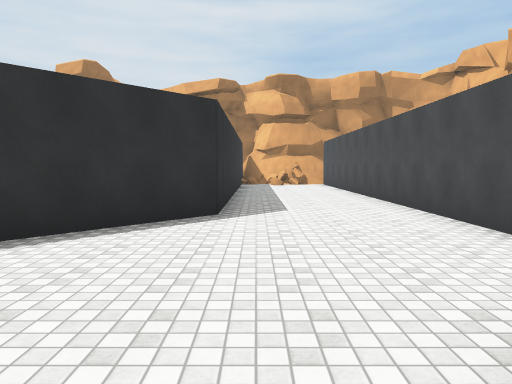
View 1 (above)

17 first-person views from a walk through a Unity game level. The camera is 1.5 m above the floor, tilts 4° down and sees 70° across. The floor is counted in squares, 2 m on a side. Each view is taken from the middle of a square. On the plan, view 1 faces up. The plan holds only what a view shows up to about 11 squares ahead; the rest is blank. The place goes on beyond the plan. The player character is not drawn. Surface patterns are stand-ins for the level's own textures.

View 2
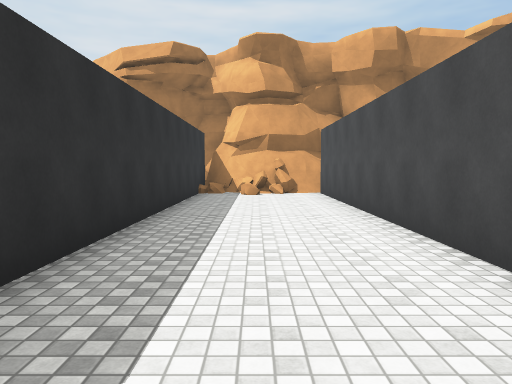

View 3
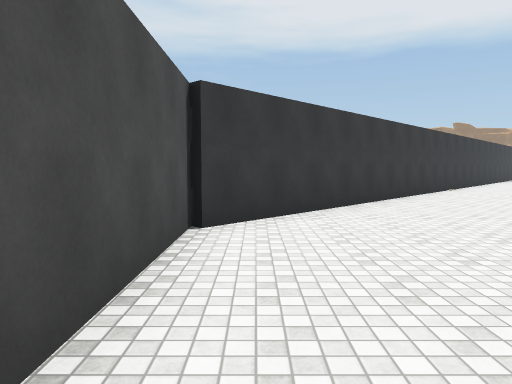

View 4
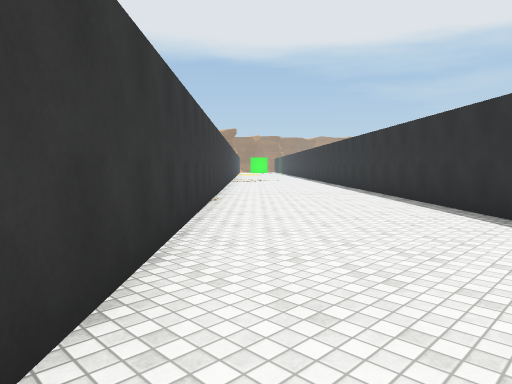

View 5
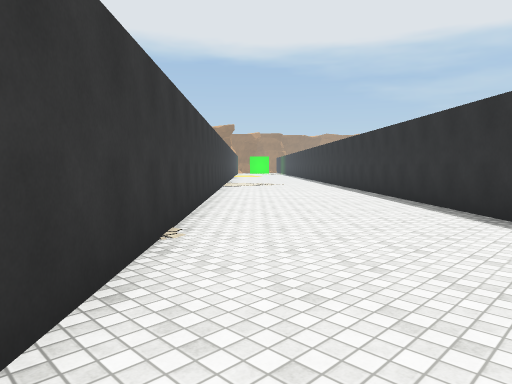

View 6
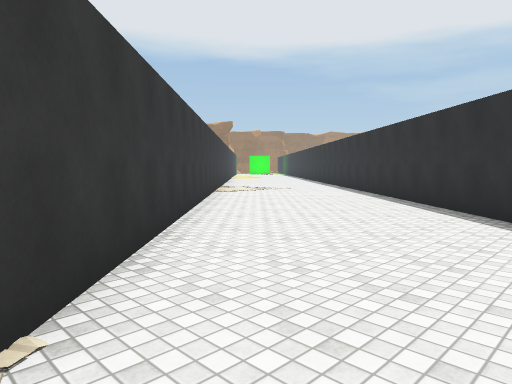

View 7
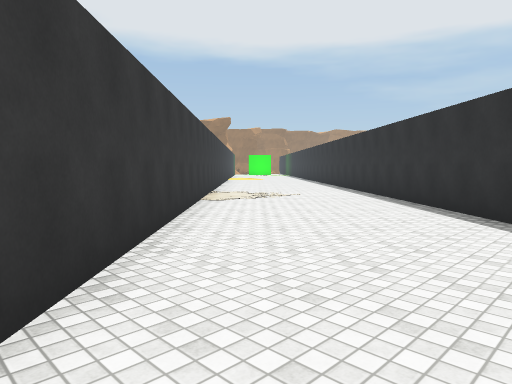

View 8
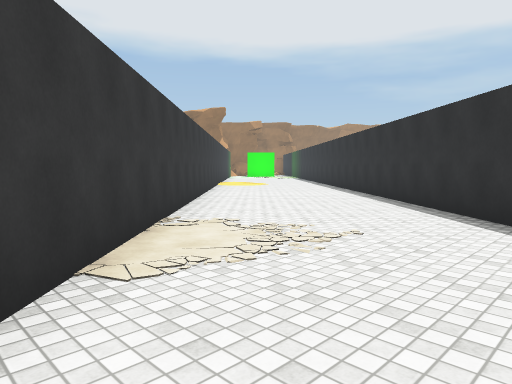

View 9
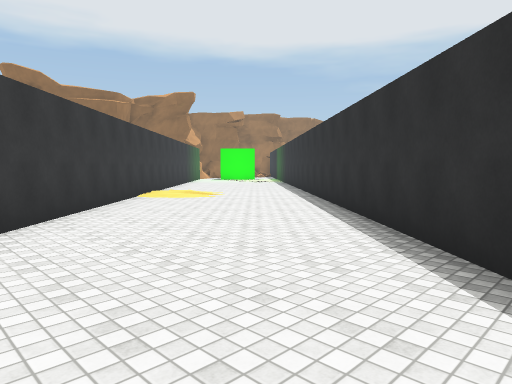

View 10
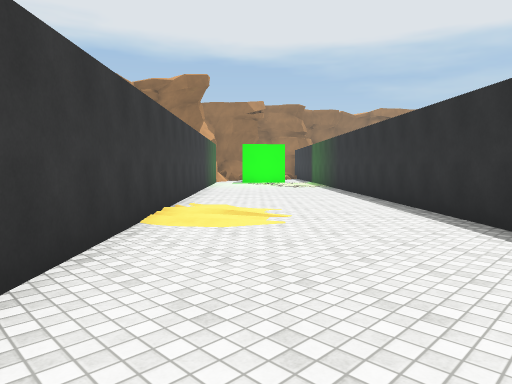

View 11
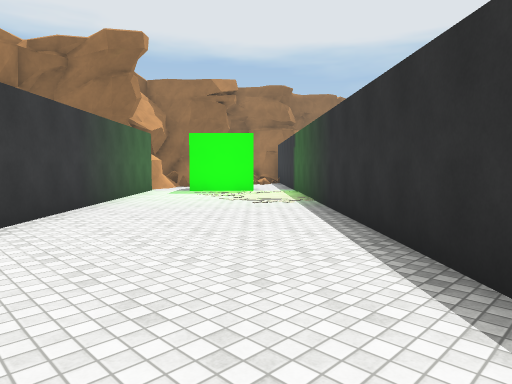

View 12
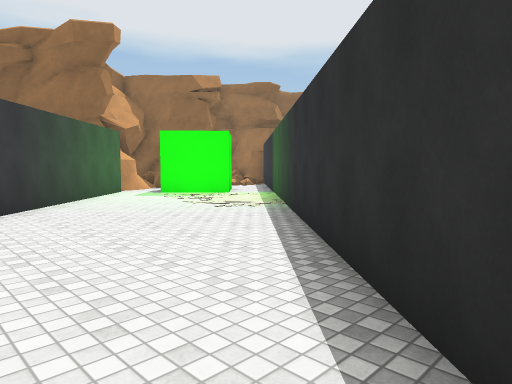

View 13
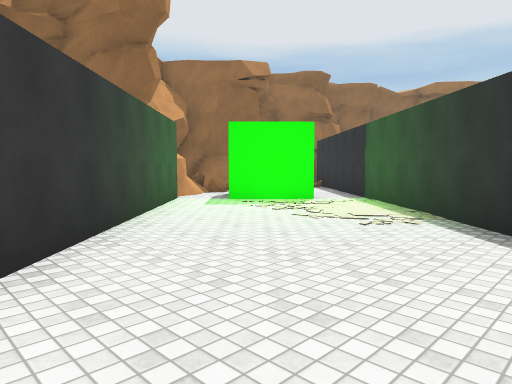

View 14
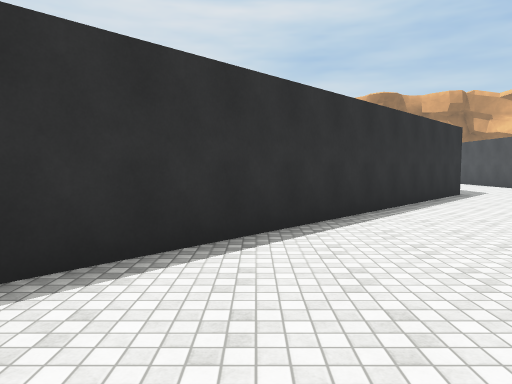

View 15
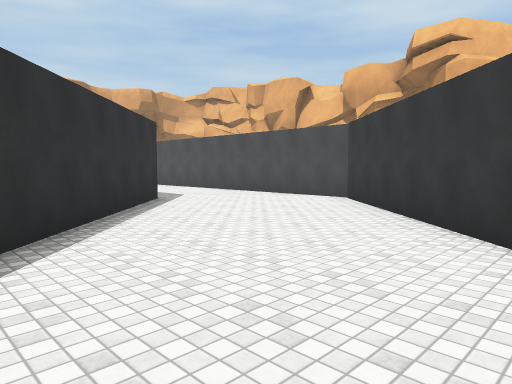

View 16
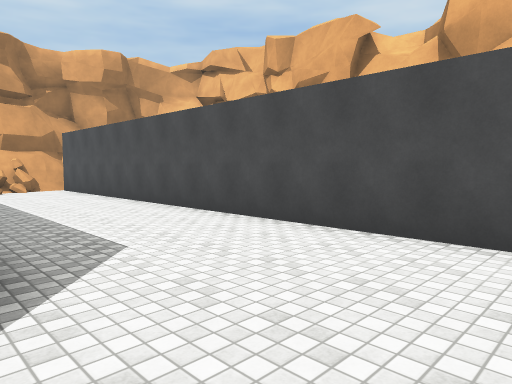

View 17
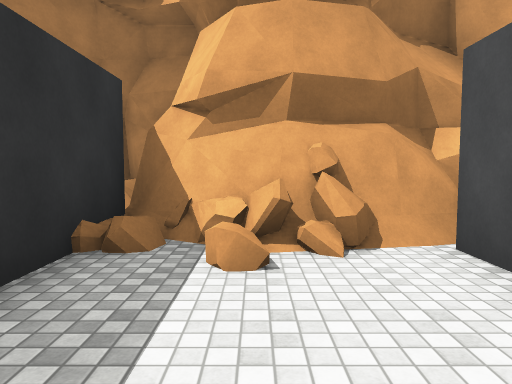

### Floor plan
Points are (right, up) in squares from view 1. A wall is a line through its corners. A room is listed if a view was taken in it or the views show most of it. See-through windows are left out.
Room 1 (views 1, 2, 3, 4, 5, 6, 7, 8, 9, 10, 11, 12, 13, 14, 15, 16, 17)
walls: (2.8, 2.4) (2.8, 15.4); (-29.9, -27) (-28.5, -28.4); (1.2, 15.1) (1, 15.5); (-27.9, -29.5) (2.7, 2.6); (-0.6, 16.7) (-0.6, 5.7) (-30.6, -25.8); (1.8, 15.5) (0.8, 15.8); (1.9, 15.6) (1.1, 15); (-28.7, -30) (-28.1, -30); (2.1, 15.8) (1.2, 15.7); (2.5, 15.8) (1.2, 15.5) (-0.2, 16.2)
low walls: (1.1, 15) (0.8, 15.7); (1.2, 15.1) (0.7, 15.4) (0.3, 15.8) (0.1, 15.4); (1.5, 15) (0.2, 15.7); (0.5, 15.6) (0.3, 15.9); (0.5, 15.6) (-0.3, 16); (1.5, 15.2) (1, 15.1)

Positions as (right, up) in squares from view 1, and headings:
1: (0, 0), facing up
2: (1, 5), facing up
3: (2, 7), facing down
4: (1, 2), facing down-left
5: (-2, -1), facing down-left
6: (-4, -3), facing down-left
7: (-6, -5), facing down-left
8: (-10, -9), facing down-left
9: (-15, -12), facing down-left
10: (-17, -16), facing down-left
11: (-22, -19), facing down-left
12: (-23, -19), facing down-left
13: (-23, -22), facing down-left
14: (-6, -4), facing up
15: (-5, -2), facing up-right
16: (-1, 3), facing up-right
17: (1, 12), facing up
